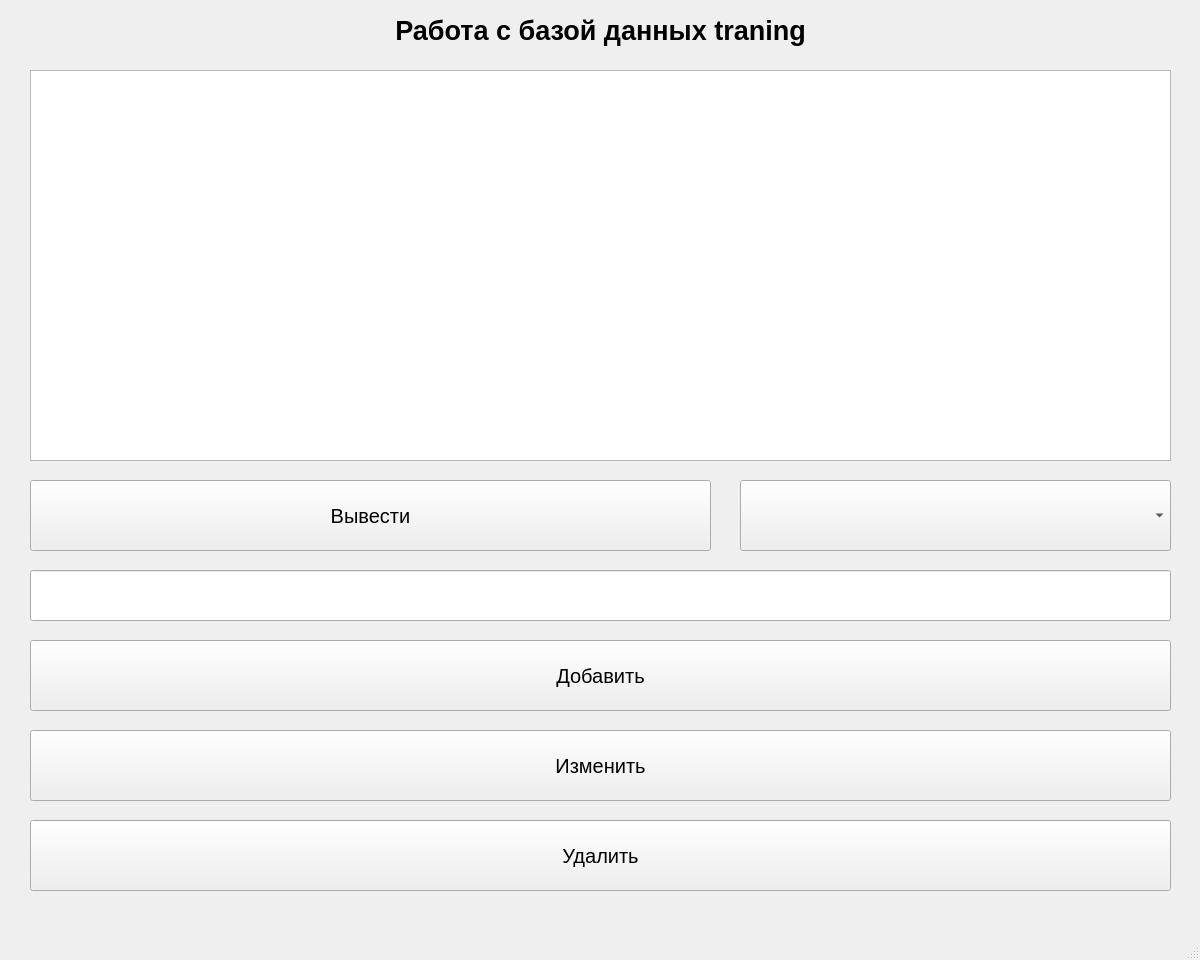
<?xml version="1.0" encoding="UTF-8"?>
<ui version="4.0">
 <class>MainWindow</class>
 <widget class="QMainWindow" name="MainWindow">
  <property name="geometry">
   <rect>
    <x>0</x>
    <y>0</y>
    <width>1200</width>
    <height>960</height>
   </rect>
  </property>
  <property name="sizePolicy">
   <sizepolicy hsizetype="Preferred" vsizetype="Preferred">
    <horstretch>0</horstretch>
    <verstretch>0</verstretch>
   </sizepolicy>
  </property>
  <property name="windowTitle">
   <string>MainWindow</string>
  </property>
  <widget class="QWidget" name="centralwidget">
   <widget class="QLabel" name="label">
    <property name="geometry">
     <rect>
      <x>10</x>
      <y>10</y>
      <width>1181</width>
      <height>41</height>
     </rect>
    </property>
    <property name="font">
     <font>
      <pointsize>20</pointsize>
      <weight>75</weight>
      <bold>true</bold>
     </font>
    </property>
    <property name="text">
     <string>Работа с базой данных traning</string>
    </property>
    <property name="alignment">
     <set>Qt::AlignCenter</set>
    </property>
   </widget>
   <widget class="QComboBox" name="comboBox">
    <property name="geometry">
     <rect>
      <x>740</x>
      <y>480</y>
      <width>431</width>
      <height>71</height>
     </rect>
    </property>
   </widget>
   <widget class="QPushButton" name="pushButton">
    <property name="geometry">
     <rect>
      <x>30</x>
      <y>480</y>
      <width>681</width>
      <height>71</height>
     </rect>
    </property>
    <property name="font">
     <font>
      <pointsize>15</pointsize>
     </font>
    </property>
    <property name="text">
     <string>Вывести</string>
    </property>
   </widget>
   <widget class="QLineEdit" name="lineEdit">
    <property name="geometry">
     <rect>
      <x>30</x>
      <y>570</y>
      <width>1141</width>
      <height>51</height>
     </rect>
    </property>
   </widget>
   <widget class="QPushButton" name="pushButton_2">
    <property name="geometry">
     <rect>
      <x>30</x>
      <y>640</y>
      <width>1141</width>
      <height>71</height>
     </rect>
    </property>
    <property name="font">
     <font>
      <pointsize>15</pointsize>
     </font>
    </property>
    <property name="text">
     <string>Добавить</string>
    </property>
   </widget>
   <widget class="QPushButton" name="pushButton_3">
    <property name="geometry">
     <rect>
      <x>30</x>
      <y>730</y>
      <width>1141</width>
      <height>71</height>
     </rect>
    </property>
    <property name="font">
     <font>
      <pointsize>15</pointsize>
     </font>
    </property>
    <property name="text">
     <string>Изменить</string>
    </property>
   </widget>
   <widget class="QPushButton" name="pushButton_4">
    <property name="geometry">
     <rect>
      <x>30</x>
      <y>820</y>
      <width>1141</width>
      <height>71</height>
     </rect>
    </property>
    <property name="font">
     <font>
      <pointsize>15</pointsize>
     </font>
    </property>
    <property name="text">
     <string>Удалить</string>
    </property>
   </widget>
   <widget class="QTableWidget" name="tableWidget">
    <property name="geometry">
     <rect>
      <x>30</x>
      <y>70</y>
      <width>1141</width>
      <height>391</height>
     </rect>
    </property>
   </widget>
  </widget>
  <widget class="QMenuBar" name="menubar">
   <property name="geometry">
    <rect>
     <x>0</x>
     <y>0</y>
     <width>1200</width>
     <height>22</height>
    </rect>
   </property>
  </widget>
  <widget class="QStatusBar" name="statusbar"/>
 </widget>
 <resources/>
 <connections/>
</ui>
